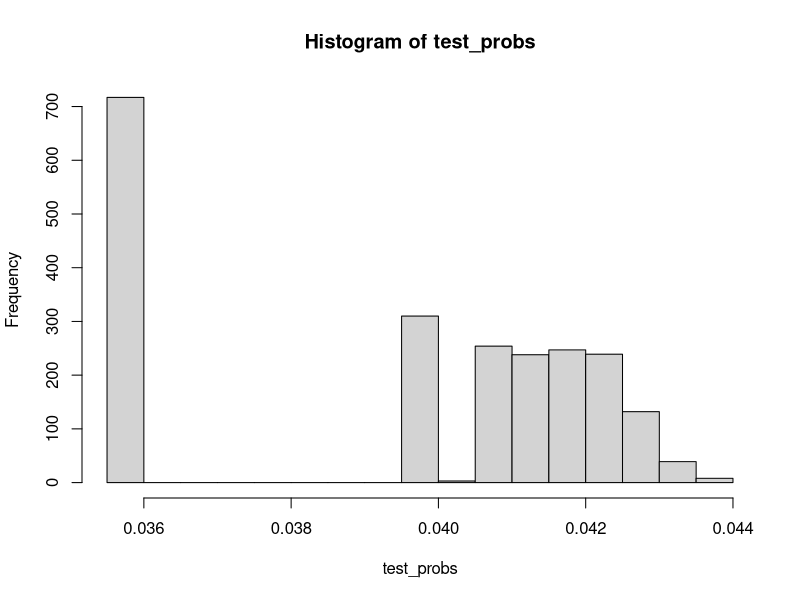
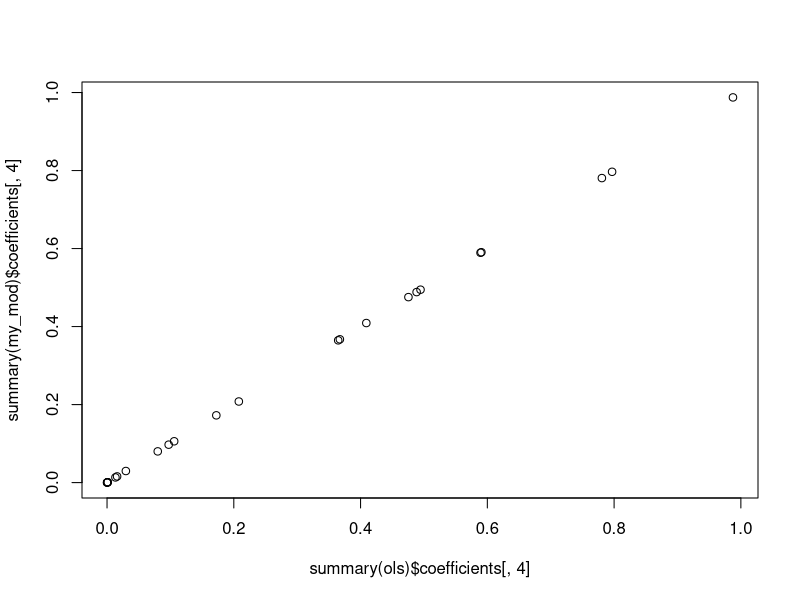

The R script that drew these images, in order:
## ---- chunk 1
music <- read.csv("Datasets/music_hottest_song_only.csv")
y <- as.numeric(music$artist.terms == "hip hop")
x <- music$song.hotttnesss
## ---- chunk 2
logit <- function(x){exp(x) / (1 + exp(x))}
logistic_obj <- function(params, X, y){
  xbeta <- cbind(1, X) %*% params
  p <- logit(xbeta)
  return(-sum(dbinom(y, size=1, prob=p, log=TRUE)))
}
optim(c(1, 1), logistic_obj, X=x, y=y)


## ---- chunk 3
#Wayne created in class
my_model <- glm(y ~ x,
                family = binomial(logit))
summary(my_model)
## ---- chunk 4
train <- sample(c(TRUE, FALSE), nrow(music), replace = TRUE)


mod <- glm(y ~ x, family = binomial(link = "logit"),
           subset = train)
#To use the model, we pass it to the predict function. We pass in the new data
#We pass in the compliment of the subset we used (train = !test)
#We also pass in response. 

#What is the probability that you think they are a 1 vs a 0
test_probs <-
  predict(mod, newdata = data.frame(x = x[!train]), type = "response")

class(test_probs)

#This should feel absolutely like it is 0 and not one
hist(test_probs)

#Round the numbers
test_pred <- test_probs > 0.5

#Head the numbers
head(test_pred)

#How good is my prediction
#First, how many predications did we get correct

same_as_data <- as.numeric(test_pred) == y[!train]
mean(same_as_data)

#About 96 percent. Seems really good.



## ---- chunk 5
alpha <- 0.5
test_pred <- test_probs > alpha
truly1 <- y[!train] ==1
called1 <- as.numeric(test_pred)

recall <- sum(called1 & truly1)/ sum(truly1)
precision <- sum(truly1 & called1)/ sum(called1)
recall
precision
## ---- chunk 6
alpha <- 0
test_pred <- test_probs > alpha
truly1 <- y[!train] ==1
called1 <- as.numeric(test_pred)

recall <- sum(called1 & truly1)/ sum(truly1)
precision <- sum(truly1 & called1)/ sum(called1)
recall
precision

## ---- chunk 7
alphas <- seq(0,1, length.out = 10000)
recalls <- rep(NA, length(alphas))
precisions <- rep(NA, length(alphas))

for(i in seq_along(alphas)){
  alpha <- alphas[i]
  test_pred <- test_probs > alpha
  truly1 <- y[!train] ==1
  called1 <- as.numeric(test_pred)
  
  recall <- sum(called1 & truly1)/ sum(truly1)
  precision <- sum(truly1 & called1)/ sum(called1)
  recall[i] <- recall
  precision[i] <- precision
}

#plot(recalls, precisions)

## ---- chunk 8
artists_sorted <- sort(table(music$artist.terms), decreasing =T)
artists_sorted[1]

## ---- chunk 9
logit <- function(x){exp(x) / (1 + exp(x))}
logistic_obj <- function(params, X, y){
  xbeta <- cbind(1, X) %*% params
  p <- logit(xbeta)
  return(-sum(dbinom(y, size=1, prob=p, log=TRUE)))
}
optim(c(1, 1), logistic_obj, X=x, y=y)
## ---- chunk 10
artist_cols <-
  grepl("^artist", names(music))

my_mod <-
  glm(y ~ ., data = music[,!artist_cols])

ols <-
  lm(y ~ ., music[,!artist_cols])

## ---- chunk 11
plot(summary(ols)$coefficients[, 4], summary(my_mod)$coefficients[, 4])
